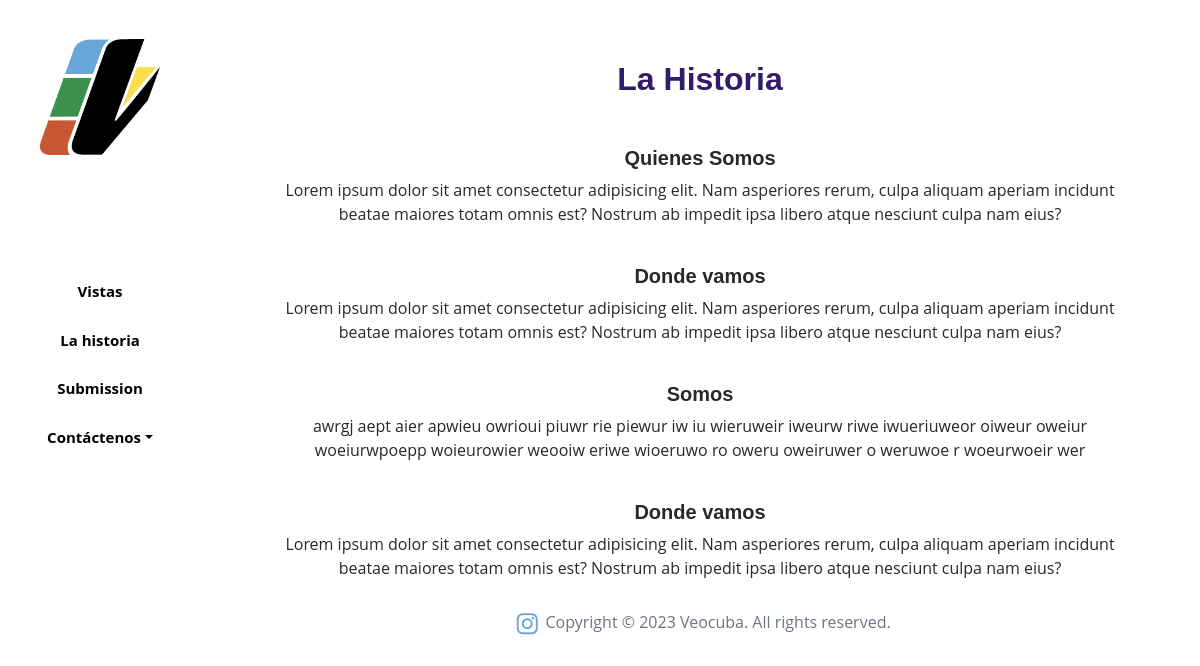
The page /about/ on the database its author committed.
### main/models.py (models this page shows)
class AboutUs(models.Model):
    subtitulo = models.CharField(max_length=100, verbose_name='subtitulo')
    texto = models.TextField(verbose_name= 'texto')
    class Meta:
        verbose_name = 'Historia'
        verbose_name_plural = 'Historias'

### main/views.py (the view)
# urls.py: path('about/', views.about, name='about'),
def about(request):
    historia = AboutUs.objects.all()
    data = {
        'historias':historia,
    }
    return render(request, 'main/about.html', data)

### main/templates/main/about.html
{% extends 'base.html' %}
{% load static %}
{% block content %}
    <section id="about" class="about text-center px-5  pb-0" >
      <div class="container">
        <h2 class="mb-5" style="color: var(--purple-dark); font-weight: bold">La Historia</h2>
        {% for i in historias %}
        <div class="section-title text-center mt-2">
          <h5 style="font-weight: bold">{{i.subtitulo}}</h5>
          <p>{{i.texto}}</p>
        </div>
        {% endfor %}
      </div>
    </section>
{% endblock %}

### main/static/css-veo/main.css (style rules this page uses)
body { padding: 0; margin: 0; }
:root { --veo-blue: white; --veo-blue-dark: #68a6d5; --veo-red: #ca5733; --veo-yellow: #fbc61d; --veo-green: #3b914e; --purple-dark: #2f1c6a; }
@media screen and (min-width: 700px) { .about { margin-left: 0; } }
@media screen and (min-width: 1200px) { .about { margin-left: 200px; } }

### main/static/assets/css/style.css (style rules this page uses)
body { font-family: "Open Sans", sans-serif; color: #272829; }
h1, h2, h3, h4, h5, h6 { font-family: "Raleway", sans-serif; }
section { padding: 60px 0; overflow: hidden; }
.section-title { padding-bottom: 30px; }
.section-title p { margin-bottom: 0; }

### rows shown on the page
AboutUs: subtitulo "Quienes Somos", texto "Lorem ipsum dolor sit amet consectetur adipisicing elit. Nam asperiores rerum, culpa aliquam aperiam incidunt beatae maiores totam omnis est? Nostrum ab impedit ipsa libero atque nesciunt culpa nam eius?"
AboutUs: subtitulo "Donde vamos", texto "Lorem ipsum dolor sit amet consectetur adipisicing elit. Nam asperiores rerum, culpa aliquam aperiam incidunt beatae maiores totam omnis est? Nostrum ab impedit ipsa libero atque nesciunt culpa nam eius?"
AboutUs: subtitulo "Somos", texto "awrgj aept aier apwieu owrioui piuwr rie piewur iw iu wieruweir iweurw riwe iwueriuweor oiweur oweiur woeiurwpoepp woieurowier weooiw eriwe wioeruwo ro oweru oweiruwer o weruwoe r woeurwoeir wer"
AboutUs: subtitulo "Donde vamos", texto "Lorem ipsum dolor sit amet consectetur adipisicing elit. Nam asperiores rerum, culpa aliquam aperiam incidunt beatae maiores totam omnis est? Nostrum ab impedit ipsa libero atque nesciunt culpa nam eius?"
